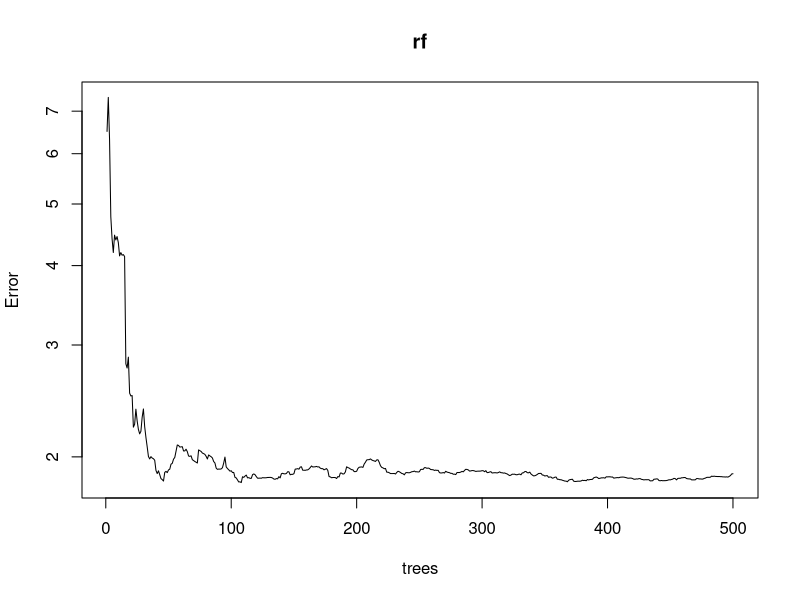

Write the R code that produced this figure.
## ---- chunk 1
knitr::opts_chunk$set(echo = TRUE)
## ---- chunk 2
library(randomForest)
library(caret)
library(Metrics)

## ---- chunk 3
setwd("~/GitHub/PM25/Data")
air <- read.csv("orginal.csv")
str(air)
## ---- chunk 4
set.seed(1234)
ind <- sample(2, nrow(air), replace = T, prob = c(.7, .3))
training <- air[ind==1, ]
test <- air[ind==2, ]
## ---- chunk 5
set.seed(222)
rf <- randomForest(PM25 ~ Temperature+Wind.Speed..km.h.+Pressure+no2+Rainfall+PM10+AQI, data = training,
                   mtry =10,
                   ntree = 500,
                   proximity=F)
## ---- chunk 6
summary(rf)
print(rf)
## ---- chunk 7
p1 <- predict(rf, test)
RMSE(p1, test$PM25)
## ---- chunk 8
pre <- p1
act <- test$PM25
t1 <- cbind(pre,act)
head(t1)

## ---- chunk 9
plot(rf, log="y")
